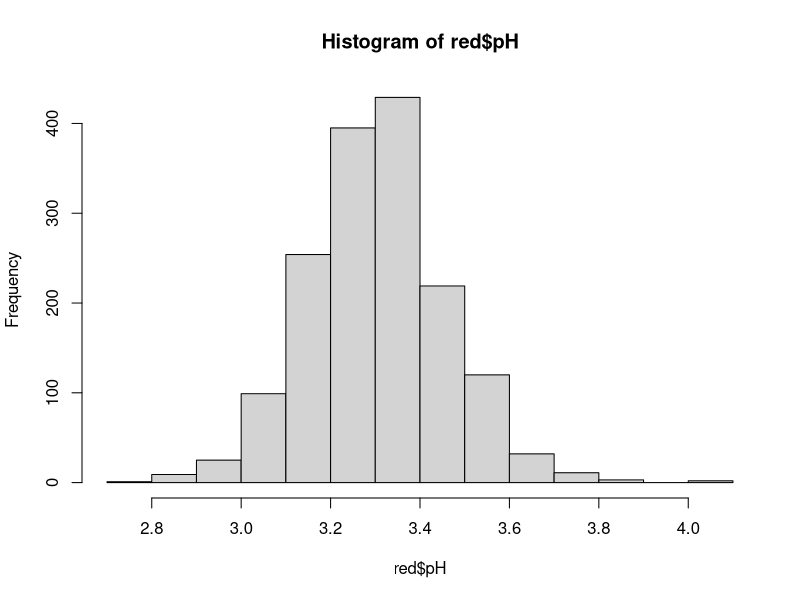
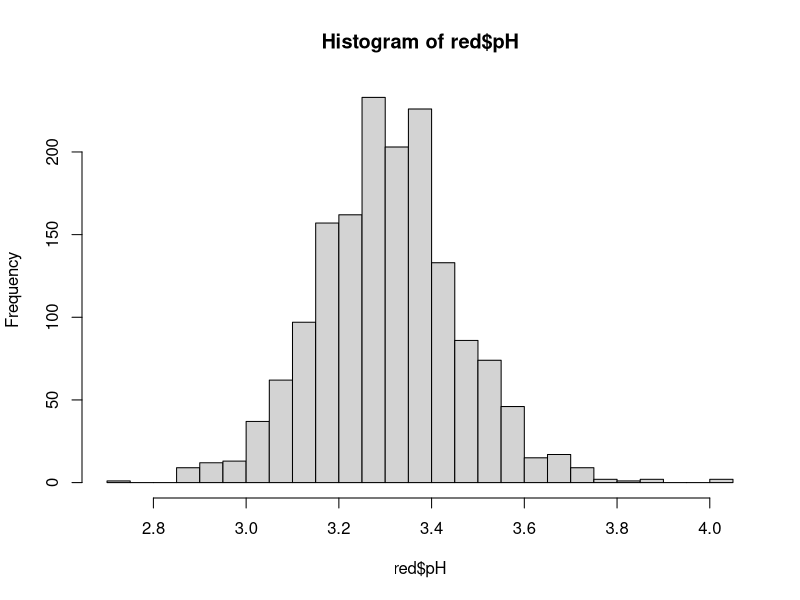
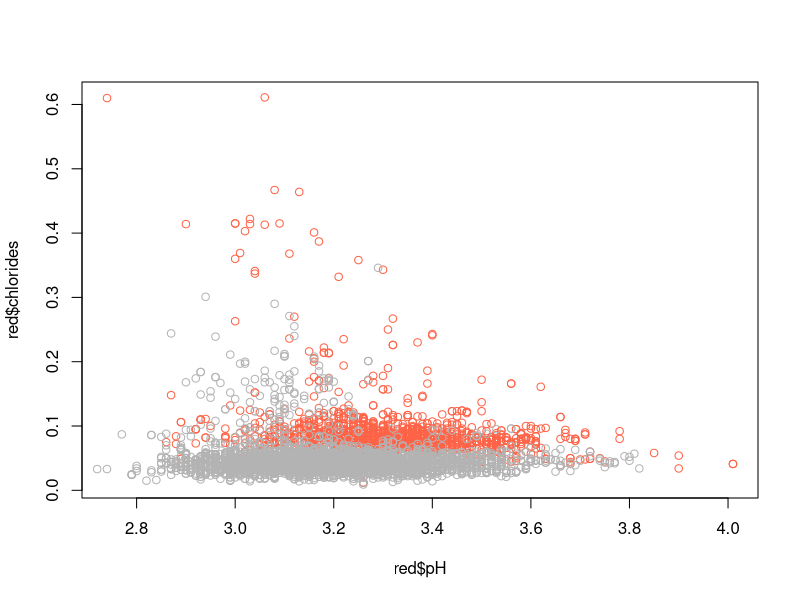
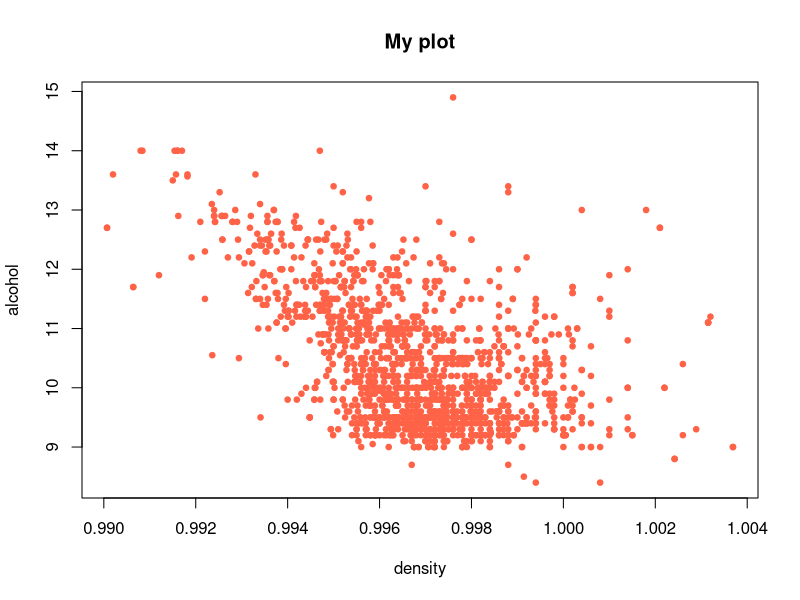
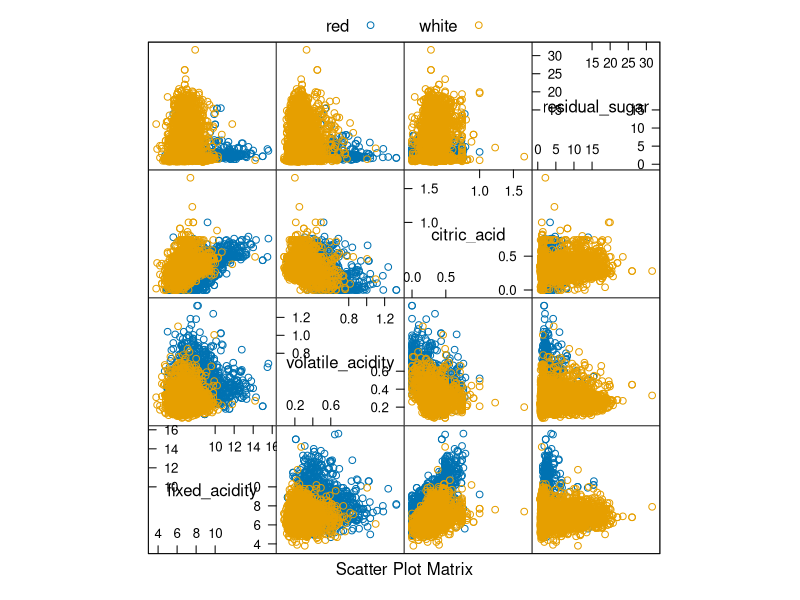
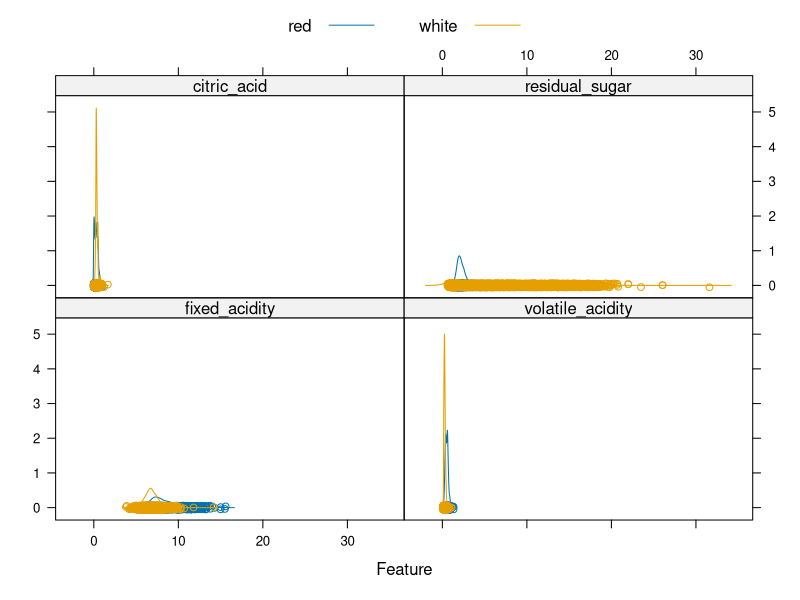

Source code (R) for these figures, in order: (Note: this script raises an error after producing the figures.)
#################################################################
#A. Basics
#################################################################
#::::::::::::::::::::::::::::::::::::::::::::::::::::::::::::::::
#1. Variable assignment, operations, interactive language
#::::::::::::::::::::::::::::::::::::::::::::::::::::::::::::::::
a <- 5    # a = 5 would acomplish the same thing, but using <- is standard
x <- rnorm(1000)   

a+x   # scalar addition
a*x   # scalar multiplication
x^2   # square each element in x individually

# Syntax note:
# These all do the exact same thing: generate 1000 numbers from the N(0,1) distribution
x <- rnorm(n=1000, mean=0, sd=1)

x <- rnorm(n = 1000, 
           mean = 0, 
           sd = 1)

x <- rnorm(1000, 0, 1)

#::::::::::::::::::::::::::::::::::::::::::::::::::::::::::::::::
#2. Loading data (two ways)
#::::::::::::::::::::::::::::::::::::::::::::::::::::::::::::::::
# (option 1) Use 'read.csv()' function
# Reads the .csv file into a dataframe object
# Check working dir with getwd() and change with setwd()
white <- read.csv("white.csv")
red <- read.csv("red.csv")

# (option 2) Use RStudio 'Import Dataset' menu
# Use GUI to load dataset
# Save to script via GUI: History > Select line > To Source

# TODO: Read the 'red.csv' file into R


#::::::::::::::::::::::::::::::::::::::::::::::::::::::::::::::::
#3. Getting info on objects, using functions, slicing data
#::::::::::::::::::::::::::::::::::::::::::::::::::::::::::::::::
# Returns info on the data structure of the given object
str(red)       
str(white)

# summary() function works on many different objects 
summary(red)   

# returns a vector containing the id names of the columns in a dataframe
colnames(red)  

# mean() returns the average value of a vector/column in a dataframe
mean(red$quality)

# Standard deviation
sd(red$ph)

# Correlation
cor(x = red$quality, y = red$alcohol)

# Count table
table(red$quality)


# [Practice:]
# What is the average quality rating of white wines? 
# What is the standard deviation of alcohol content of white wines?


#::::::::::::::::::::::::::::::::::::::::::::::::::::::::::::::::
#4. Basic data plotting
#::::::::::::::::::::::::::::::::::::::::::::::::::::::::::::::::
# Histogram: plots empirical distribution of continuous variable
hist(red$pH)  

# Tip: try 'breaks = "FD" as a good default bin width
hist(red$pH, breaks = "FD") 


# Scatterplot: two continuous variables
plot(red$pH, red$chlorides, col = "tomato1") 
points(white$pH, white$chlorides, col = "grey70")


# You can specify more options for plots like so
plot(x = red$density, 
     y = red$alcohol,
     type = "p",       # type of plot; 'p' = points
     main = "My plot", # main title
     xlab = "density",      # x axis label
     ylab = "alcohol", # y axis label
     col = "tomato1",  # point color (see R Colors: )
     pch = 19,         # point character (see: )
     cex = 0.75)       # point size modifier (1 = default, .75 = smaller)) 



#::::::::::::::::::::::::::::::::::::::::::::::::::::::::::::::::
#5. Installing and loading packages 
#::::::::::::::::::::::::::::::::::::::::::::::::::::::::::::::::
# INSTALLATION
# (option 1) Use 'install.packages("packagename")' 
install.packages("dplyr") # Remember to use quotes! (single or double)

# (option 2) Use the GUI: 
# Tools > 'Install Pakckages'

# LOADING
library(dplyr) # Loads the package. Include at the top of each R script that uses the package

# See what functions are in a library like by typing:
#        dplyr::
# and then scroll through the autocompleted list 


#################################################################
# B. Manipulating data
#################################################################
# Tip: the merge() function can be used to do a SQL-like joion of two datasets

#::::::::::::::::::::::::::::::::::::::::::::::::::::::::::::::::
# 7. Data structures and data types:  
#::::::::::::::::::::::::::::::::::::::::::::::::::::::::::::::::
# In R, there are 5 basic data structures that are commonly used for data science:
# 1. Vector: (officially, an atomic vector): 1-D list of data elements of the same data type
# 2. Matrix: 2-D grid of data elements of the same data type
# 3. Dataframe: 2-D grid of vectors of different types (each column has same type)
# 4. Array: N-dimensional array of data elements of the same data type
# 5. List: 1-D list of any object type

# There are 6 atomic data types that can compose a data structure: 
# 1. Logical: TRUE or FALSE   
# 2. Numeric: floating point numbers (e.g. 3.14159)
# 3. Integers: integer


#::::::::::::::::::::::::::::::::::::::::::::::::::::::::::::::::
# 7. Combining and removing data (c(a,b,c), rbind(), cbind())
#::::::::::::::::::::::::::::::::::::::::::::::::::::::::::::::::
color.red <- rep(c("red"), times = nrow(red))
color.white <- rep(c("white"), times = nrow(white))

# Combining data
color <- c(color.red, color.white)
wine  <- rbind(red, white)     # if ncol(red) == ncol(white), then rbind is valid
wine  <- cbind(wine, color)    # if nrow(wine) == nrow(color), then cbind is valid

str(wine) # str() = sanity check


# Remove unused data
rm(red)
rm(white, color.red, color.white, color)


# Much easier way to accomplish create a new column:
# red$color <- 'red'
# white$color <- 'white'


# Convert wine$color to a factor (categorical variable)
class(wine$color)

wine$color <- as.factor(wine$color)

class(wine$color)
levels(wine$color)



#::::::::::::::::::::::::::::::::::::::::::::::::::::::::::::::::
# 8. Data querying/slicing: selecting rows
#::::::::::::::::::::::::::::::::::::::::::::::::::::::::::::::::
# Selecting rows by index:
wine[99, ]        # select the 99th row in the wine dataframe
wine[1:500, ]     # select the first 500 rows of the wine dataframe

# Selecting rows that match a condition
# option A: create a row index with which()
idx.a <- which(wine$quality >= 8)
wine[idx.a, ]     # the blank space after the comma means we use ALL the columns in wine

# option B: return the rows that match a condition
idx.b <- wine$quality >= 8
wine[idx.b, ]

# Selecting columns 
# Single column:
wine$chlorides
wine[ , 5]

# Multiple columns: 
# Option A: a vector of column names
# Tip: use colnames(wine) to check the column names and index numbers
wine[idx.b, c('chlorides', 'pH')]

# Option B: a vector of column indexes
wine[idx.b, c(5, 9)]

# Option C: a range of columns
wine[idx.b, c(2:9, 11)]

# Option D: use dplyr filter(), especially for multiple conditions



#::::::::::::::::::::::::::::::::::::::::::::::::::::::::::::::::
# 9. Writing a basic function
#::::::::::::::::::::::::::::::::::::::::::::::::::::::::::::::::
# Option A: clearer
count_na <- function(vec){
  N <- sum(is.na(vec))
  return(N)
  }

# Option B: simpler
count_na <- function(x){sum(is.na(x))}

# Unit test the function
str(count_na)    # count.NA is an object of the type "function"

test <- wine$pH
test[sample(1:length(test), 200)] <- NA

count_na(test)

# sapply: apply a function over a list of columns
sapply(wine, FUN = count_na)


#::::::::::::::::::::::::::::::::::::::::::::::::::::::::::::::::
# 10. Loops 
#::::::::::::::::::::::::::::::::::::::::::::::::::::::::::::::::
# Basic loop
for(i in 1:nrow(wine)){
    print(paste0("This is row", i, " in wine"))
}


# Loop with conditional statement
for(i in 1:nrow(wine)){
  if(i %% 100 == 0){
    print(paste0("This is the ", i, "th row in wine"))
    print(wine[i, 5])
  }
}

#################################################################
# C. Predictive modeling with caret
#################################################################
#::::::::::::::::::::::::::::::::::::::::::::::::::::::::::::::::
# 11. Split data into random training / test subsets
#::::::::::::::::::::::::::::::::::::::::::::::::::::::::::::::::
idx.train <- sample(x = 1:nrow(wine), size = 5000)

wine.train <- wine[idx.train, ]
wine.test <- wine[-idx.train, ] 


#::::::::::::::::::::::::::::::::::::::::::::::::::::::::::::::::
# 12a. Build basic linear regression model
#::::::::::::::::::::::::::::::::::::::::::::::::::::::::::::::::
# Train a linear regression model to predict quality vs. (alcohol and pH)
mod.linreg <- glm(quality ~ pH + alcohol, data = wine.train)
summary(mod.linreg)

# Use linear regression model to estimate E[quality | data]
preds.linreg <- predict(mod.linreg, newdata = wine.test)
summary(preds.linreg)
preds.linreg[99]
wine.test$quality[99]

#::::::::::::::::::::::::::::::::::::::::::::::::::::::::::::::::
# 12b. Build basic logistic regression model
#::::::::::::::::::::::::::::::::::::::::::::::::::::::::::::::::
# Train a logistic regression model to predict color vs. (all variables .)
mod.logreg <- glm(color ~ ., data = wine.train, family = "binomial")

# Use model to estimate P(wine color | data) 
# Note: type = "response" estimates the 
preds.logreg <- predict(mod.logreg, newdata = wine.test, type = "response")


#::::::::::::::::::::::::::::::::::::::::::::::::::::::::::::::::
# 13. Plot training data with caret
#::::::::::::::::::::::::::::::::::::::::::::::::::::::::::::::::
library(caret)

# Plot a scatterplot matrix
featurePlot(x = wine.train[ , 1:4],           # Select columns to plot
            y = wine.train$color,             # Dependent variable (factor)
            plot = "pairs",                   # Type of featurePlot
            auto.key = list(columns = 2))     # Add legend to plot

# TODO: copy + paste the above, change "pairs" to "ellpise" and change column ids
# TODO: plot boxplots (plot = 'boxplot'). Add 'layout = c(6,1)' argument.


# For density plot, the axis is unhelpuflly the same for each variable
# Must center and scale data to fix plot
featurePlot(x = wine.train[ , 1:4],           
            y = wine.train$color,             
            plot = "density",                 
            auto.key = list(columns = 2))     


#::::::::::::::::::::::::::::::::::::::::::::::::::::::::::::::::
# 14. Preprocess data with caret
#::::::::::::::::::::::::::::::::::::::::::::::::::::::::::::::::# 
# Estimate parameters of transformation for centering and scaling data

# [!!! IMPORTANT !!!]: 
# ONLY USE TRAINING DATA TO CALCULATE PREPROCESSING PARAMETERS 
# NEVER USE TEST DATA (this is a form of data leakage)
preprocess_wine <- preProcess(wine.train, method = c("center", "scale"))

# Use predict() to apply preprocess_wine to each dataset
wine.train <- predict(preprocess_wine, wine.train)
wine.test <- predict(preprocess_wine, wine.test)


# Now, retry density featurePlot() from above



#::::::::::::::::::::::::::::::::::::::::::::::::::::::::::::::::
# 14. Train predictive models with caret
#::::::::::::::::::::::::::::::::::::::::::::::::::::::::::::::::
# Set cross-validation method and parameters
crossval.ctrl <- trainControl(method = "repeatedcv",
                              number = 3,
                              repeats = 2)

# Train random forest model using caret
# NOTE: training will fail if there are any NA values in dataset
# Available models: http://topepo.github.io/caret/available-models.html
mod.rf <- train(color ~ ., 
                data = wine.train, 
                method = "rf", 
                trControl = crossval.ctrl,
                na.action=na.exclude,
                verbose = TRUE)

mod.rf



# Train stochastic gradient boosting model with custom hyperparameter grid
# For GBM, there are 4 hyperparameters to tune:
#   1. number of iterations, i.e. trees, (called n.trees in the gbm function)
#   2. complexity of the tree, called interaction.depth
#   3. learning rate: how quickly the algorithm adapts, called shrinkage
#   4. the minimum number of training set samples in a node to commence splitting (n.minobsinnode)
tunegrid.gbm <- expand.grid(interaction.depth = c(1, 5, 9), 
                            n.trees = (1:30)*50, 
                            shrinkage = 0.1,
                            n.minobsinnode = 20)

head(tunegrid.gbm)   # expand.grid returns Cartesian product of sets of params
nrow(tunegrid.gbm)   # This is the number of individual models that will be trained per validation fold

mod.gbm <- train(color ~ ., 
                 data = wine.train, 
                 method = "gbm", 
                 trControl = crossval.ctrl,
                 tuneGrid = tunegrid.gbm,
                 na.action=na.exclude,
                 verbose = TRUE)     #change verbose to FALSE to supress output

mod.gbm



# TODO: expand with model evaluation


# Removing NA values:
#-----------------------
# Identify and remove missing values
# 1. Use sum(is.na(wine.train)). If != 0 then proceed:
# 2. Run summary(wine.train) to check for NA values in each column
# 3. which(is.na(wine.train$total_sulfur_dioxide))
# 4. replace NA values with replacement value (e.g. mean)

idx.na <- which(is.na(wine.train$total_sulfur_dioxide))
wine.train$total_sulfur_dioxide[idx.na] <- mean(wine.train$free_sulfur_dioxide)







